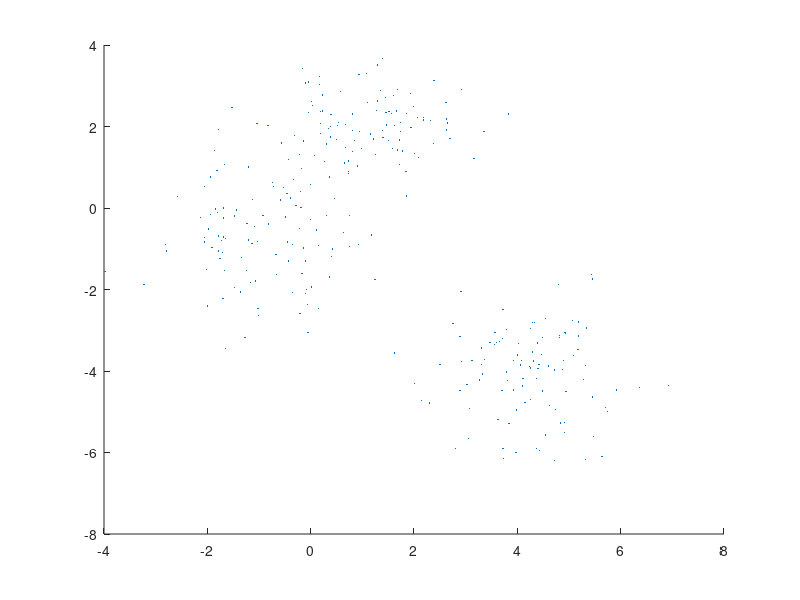

This figure's MATLAB source: (Note: this script raises an error after producing the figure.)
MU1 = [1 2];
SIGMA1 = [1 0; 0 0.5];
MU2 = [-1 -1];
SIGMA2 = [1 0; 0 1];
MU3 = [4 -4];
SIGMA3 = [1 0; 0 1];
% 生成1000行2列(默认)均值为mu标准差为sigma的正态分布随机数
X = [mvnrnd(MU1, SIGMA1, 100);mvnrnd(MU2, SIGMA2, 100);mvnrnd(MU3, SIGMA3, 100)];
% 显示样本点
figure(2);
scatter(X(:,1),X(:,2),10,'.');

[Mu, Sigma,Pi] = em_gaussmod_2d(X,1,true);